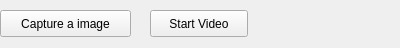
<?xml version="1.0" encoding="UTF-8"?>
<ui version="4.0">
 <class>MainForm</class>
 <widget class="QWidget" name="MainForm">
  <property name="geometry">
   <rect>
    <x>0</x>
    <y>0</y>
    <width>400</width>
    <height>48</height>
   </rect>
  </property>
  <property name="windowTitle">
   <string>Form</string>
  </property>
  <widget class="QPushButton" name="ButCapture01">
   <property name="geometry">
    <rect>
     <x>0</x>
     <y>10</y>
     <width>131</width>
     <height>27</height>
    </rect>
   </property>
   <property name="text">
    <string>Capture a image</string>
   </property>
  </widget>
  <widget class="QPushButton" name="ButVideo">
   <property name="geometry">
    <rect>
     <x>150</x>
     <y>10</y>
     <width>98</width>
     <height>27</height>
    </rect>
   </property>
   <property name="text">
    <string>Start Video</string>
   </property>
  </widget>
 </widget>
 <resources/>
 <connections>
  <connection>
   <sender>ButCapture01</sender>
   <signal>clicked()</signal>
   <receiver>MainForm</receiver>
   <slot>slotCapture01()</slot>
   <hints>
    <hint type="sourcelabel">
     <x>65</x>
     <y>23</y>
    </hint>
    <hint type="destinationlabel">
     <x>199</x>
     <y>149</y>
    </hint>
   </hints>
  </connection>
  <connection>
   <sender>ButVideo</sender>
   <signal>clicked()</signal>
   <receiver>MainForm</receiver>
   <slot>slotVideo()</slot>
   <hints>
    <hint type="sourcelabel">
     <x>198</x>
     <y>23</y>
    </hint>
    <hint type="destinationlabel">
     <x>199</x>
     <y>23</y>
    </hint>
   </hints>
  </connection>
 </connections>
 <slots>
  <slot>slotCapture01()</slot>
  <slot>slotVideo()</slot>
 </slots>
</ui>
